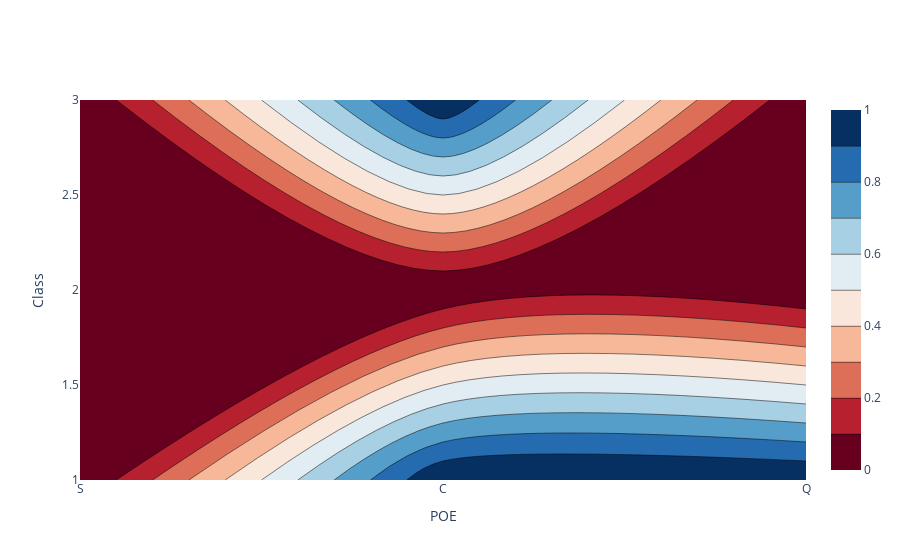

The notebook cell saved with this chart:
### Code cell
fig = go.Figure(data=[
    go.Contour(
        x=df.POE,
        y=df.Class,
        z=df.Survived,
        colorscale='RdBu'
    )
])
fig.update_layout( yaxis_title='Class', xaxis_title='POE')
fig.show()

### Figure 1 — Plotly figure (JSON) as saved in the notebook; plotly's stock layout.template omitted (floating-point values rounded to 4 significant figures; data arrays with more than 128 entries replaced by an {"elided": "..."} marker saying what was removed)
{"data": [{"colorscale": [[0, "rgb(103,0,31)"], [0.1, "rgb(178,24,43)"], [0.2, "rgb(214,96,77)"], [0.3, "rgb(244,165,130)"], [0.4, "rgb(253,219,199)"], [0.5, "rgb(247,247,247)"], [0.6, "rgb(209,229,240)"], [0.7, "rgb(146,197,222)"], [0.8, "rgb(67,147,195)"], [0.9, "rgb(33,102,172)"], [1, "rgb(5,48,97)"]], "type": "contour", "x": {"elided": "1008 str values"}, "y": {"elided": "1008 int values"}, "z": {"elided": "1008 int values"}}], "layout": {"xaxis": {"title": {"text": "POE"}}, "yaxis": {"title": {"text": "Class"}}}}
